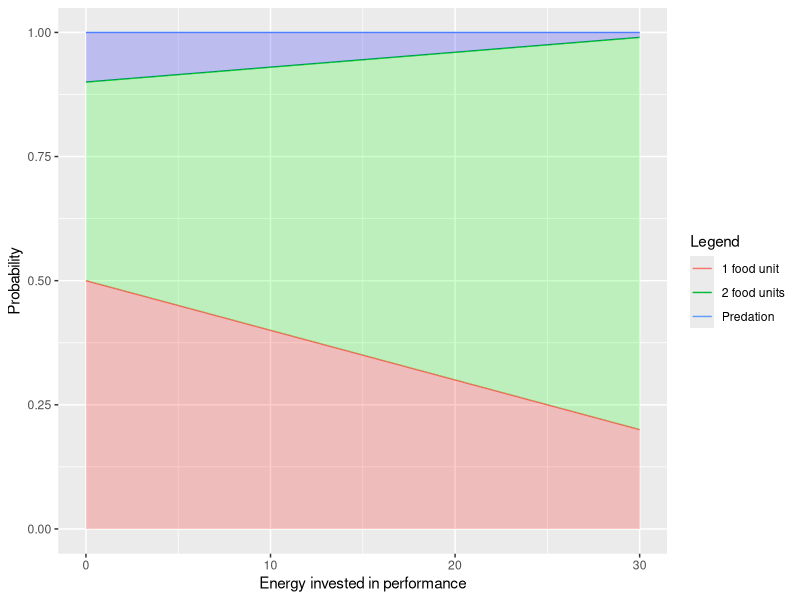
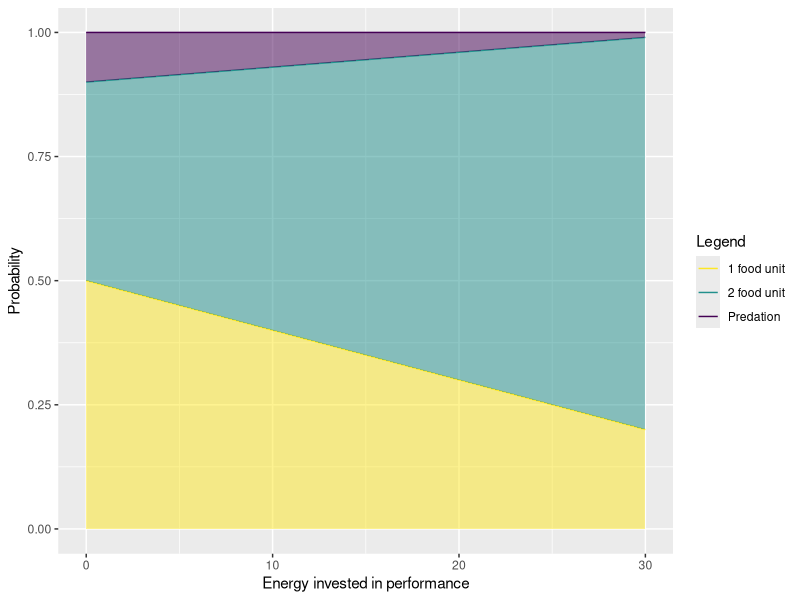
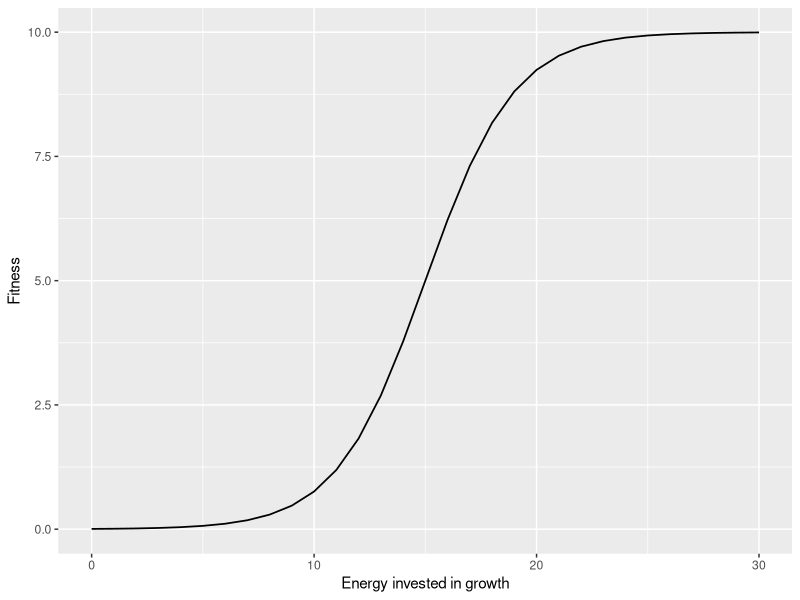

Recreate these plots in R, in order.
# SDO MODEL

#----------------Initial parameters-------------------

growth <- 0 # Initial growth value

performance <- 0 # Initial performance value

energy_reserve <- 0 # Where food units go before being invested

metabolic_rate <- 1 
# Amount of food units that every time step is used on self-maintenance

prob_1_unit <- seq(from = 0.5, to = 0.2, length.out = 31) 
# Probability of finding 1 unit of food

prob_2_unit <-seq(from = 0.4, to = 0.79, length.out = 31)
# Probability of finding 2 unit of food

prob_predation <- seq(from = 0.1, to = 0.01, length.out = 31)
# Probability of being predated

energy_growth <- seq(from = 0, to = 30, length.out = 31)

energy_performance <- seq(from = 0, to = 30, length.out = 31)

matrix_food_predation <- cbind(energy_performance , prob_1_unit , prob_2_unit , prob_predation)
# Matrix with the probabilities of each event for every performance value

matrix_food_predation_sum <- cbind(energy_performance , prob_1_unit , prob_2_unit + prob_1_unit, prob_predation + prob_2_unit + prob_1_unit)
# Matrix with the probabilities of each event for every performance value, packed

matrix_food_predation_df <- as.data.frame(matrix_food_predation)
# Data frame of the probabilities

matrix_food_predation_sum_df <- as.data.frame(matrix_food_predation_sum)
names(matrix_food_predation_sum_df)[3] <- "prob_2_unit"
names(matrix_food_predation_sum_df)[4] <- "prob_predation"
# Data frame of the stacked probabilities

sigmoid = function(energy_growth) {
  10 / (1 + exp(0.5*(-energy_growth+15)))
}

fitness_values <- cbind(energy_growth, sigmoid(energy_growth))
fitness_values_df <- as.data.frame(fitness_values)
names(fitness_values_df)[2] <- "Fitness"
# Sigmoid function + Data frame with all its values



#------------------Graphs------------------------

library(ggplot2)
library(dplyr)
library(viridis)



# Probability graph

Probability_plot <- ggplot(data = matrix_food_predation_df, aes(x = energy_performance, group = 1)) +
  geom_line(aes(y = prob_1_unit, color = "1 food unit")) +
  geom_line(aes(y = prob_2_unit + prob_1_unit, color = "2 food units")) +
  geom_line(aes(y = prob_predation + prob_2_unit + prob_1_unit, color = "Predation")) +
  xlab('Energy invested in performance') +
  ylab('Probability') +
  scale_colour_discrete("Legend", labels = c("1 food unit", "2 food units", "Predation")) +
  geom_ribbon(aes(ymax = 1, ymin = prob_2_unit + prob_1_unit), fill = "blue", alpha = 0.2) +
  geom_ribbon(aes(ymax = prob_2_unit + prob_1_unit, ymin = prob_1_unit), fill = "green", alpha = 0.2) +
  geom_ribbon(aes(ymax = prob_1_unit, ymin = 0), fill="red", alpha = 0.2)

Probability_plot # Without stacked matrix

Probability_plot_2 <- ggplot(data = matrix_food_predation_sum_df, aes(x = energy_performance, group = 1)) +
  geom_line(aes(y = prob_1_unit, color = "1 food unit")) +
  geom_line(aes(y = prob_2_unit, color = "2 food unit")) +
  geom_line(aes(y = prob_predation, color="Predation")) +
  xlab('Energy invested in performance') +
  ylab('Probability') +
  geom_ribbon(aes(ymax = 1, ymin = prob_2_unit), fill = "#440154FF", alpha = 0.5) +
  geom_ribbon(aes(ymax = prob_2_unit, ymin = prob_1_unit), fill = "#21908CFF", alpha = 0.5) +
  geom_ribbon(aes(ymax = prob_1_unit, ymin = 0), fill="#FDE725FF", alpha = 0.5) +
  scale_color_manual(name = "Legend", values=c("#FDE725FF", "#21908CFF", "#440154FF"))

Probability_plot_2 # With stacked matrix

viridis(3) # This line gives the color code in the viridis scale with 3 factors

viridis(option = "inferno", 3)

# Fitness graph

Fitness_plot <- ggplot(data = fitness_values_df, aes(x = energy_growth)) +
  geom_line(aes(energy_growth, Fitness), data = fitness_values_df, size = 0.6) +
  xlab("Energy invested in growth") + ylab("Fitness")

Fitness_plot



#-----------------Loop---------------------

x <- 1

Random_1 <- function(x){
  runif(x)
}
# Function that generates a random number from 0 to 1 every time it is called

Random_num <- Random_1(x)
# We fix a random number, on which the if loop is going to work

Random_num
# Fixed random number

if(Random_num < prob_1_unit[1]) {
  energy_reserve <- energy_reserve + 1 - metabolic_rate
  "I've found 1 piece of food!"
  } else if(Random_num > prob_1_unit[1] & Random_num <= (prob_1_unit[1] + prob_2_unit[1])) {
  energy_reserve <- energy_reserve + 2 - metabolic_rate
  "I've found 2 pieces of food!! WOW!"
  } else {
  energy_reserve <- 0
  "I'm dead :("
  }
# 3 possible outputs. At the moment we are only working with 0 energy invested on performance. 


time <- 0
while (time <= 10){
  Random_num <- Random_1(x)
  # We fix a random number, on which the if loop is going to work
  
  Random_num
  # Fixed random number
  
  if(Random_num < prob_1_unit[1]) {
    energy_reserve <- energy_reserve + 1 - metabolic_rate
    print("I've found 1 piece of food!")
  } else if(Random_num > prob_1_unit[1] & Random_num <= (prob_1_unit[1] + prob_2_unit[1])) {
    energy_reserve <- energy_reserve + 2 - metabolic_rate
    print("I've found 2 pieces of food!! WOW!")
  } else {
    energy_reserve <- 0
    print("I'm dead :(")
  }
  time <- time + 1
}

# While loop for the previous if sequence. Now we should try to 
# change the performance state at each time_step



time <- 0
while (time <= 10){
  Random_num <- Random_1(x)
  # We fix a random number, on which the if loop is going to work
  
  Random_num
  # Fixed random number
  
  if(Random_num < prob_1_unit[energy_reserve + 1]) {
    # It is energy_reserve + 1 because we are selecting row "0" + 1 (There is no row 0)
    # and row 1 corresponds to energy 0.
    
    energy_reserve <- energy_reserve + 1 - metabolic_rate
    print("I've found 1 piece of food!")
  } else if(Random_num > prob_1_unit[energy_reserve + 1] & Random_num <= (prob_1_unit[energy_reserve + 1] + prob_2_unit[energy_reserve + 1])) {
    energy_reserve <- energy_reserve + 2 - metabolic_rate
    # Here the energy reserve incresases by 1, and we want to select row "1" + 1, corresponding
    # to row 2, energy 1
    
    print("I've found 2 pieces of food!! WOW!")
  } else {
    energy_reserve <- 0
    print("I'm dead :(")
  }
  
  time <- time + 1
}

# The same as before, but changing the state at every time step


time <- 0
while (time < 20){
  Random_num <- Random_1(x)
  # We fix a random number, on which the if loop is going to work
  
  Random_num
  # Fixed random number
  
  if(Random_num < prob_1_unit[energy_reserve + 1]) {
    energy_reserve <- energy_reserve + 1 - metabolic_rate
    print("I've found 1 piece of food!")
  } else if(Random_num > prob_1_unit[energy_reserve + 1] & Random_num <= (prob_1_unit[energy_reserve + 1] + prob_2_unit[energy_reserve + 1])) {
    energy_reserve <- energy_reserve + 2 - metabolic_rate
    print("I've found 2 pieces of food!! WOW!")
  } else {
    energy_reserve <- 0
    print("I'm dead :(")
    break
  }
  
  time <- time + 1
}

# The same, but exiting the loop when the tadpole dies
# There is too much mortality :S --> Changed probabilities 
# from: Start --> 0.4, 0.4, 0.2 to 0.5, 0.4, 0.1 
# and End --> 0.2, 0.75, 0.05 to 0.2, 0.79, 0.01



result <- data.frame(matrix(nrow = 20, ncol = 2))
colnames(result) <- c("iteration", "energy_reserve")

for (i in 1:20) {
  time <- 0
  energy_reserve <- 0
  while (time < 20){
    Random_num <- Random_1(x)
    # We fix a random number, on which the if loop is going to work
    
    Random_num
    # Fixed random number
    
    if(Random_num < prob_1_unit[energy_reserve + 1]) {
      energy_reserve <- energy_reserve + 1 - metabolic_rate
      print("I've found 1 piece of food!")
      result[i, 1] <- i
      result[i, 2] <- energy_reserve
      
    } else if(Random_num > prob_1_unit[energy_reserve + 1] & Random_num <= (prob_1_unit[energy_reserve + 1] + prob_2_unit[energy_reserve + 1]) & energy_reserve == 30) {
      energy_reserve <- energy_reserve + 1 - metabolic_rate
      print("I've found 2 pieces of food, but my energy reserve can store up to 30 units")
      result[i, 1] <- i
      result[i, 2] <- energy_reserve
      
    } else if(Random_num > prob_1_unit[energy_reserve + 1] & Random_num <= (prob_1_unit[energy_reserve + 1] + prob_2_unit[energy_reserve + 1])) {
      energy_reserve <- energy_reserve + 2 - metabolic_rate
      print("I've found 2 pieces of food!! WOW!")
      result[i, 1] <- i
      result[i, 2] <- energy_reserve
    
      
    } else {
      energy_reserve <- 0
      print("I'm dead :(")
      result[i, 1] <- i
      result[i, 2] <- energy_reserve
      break
    }
    
    time <- time + 1
  }
}
result
